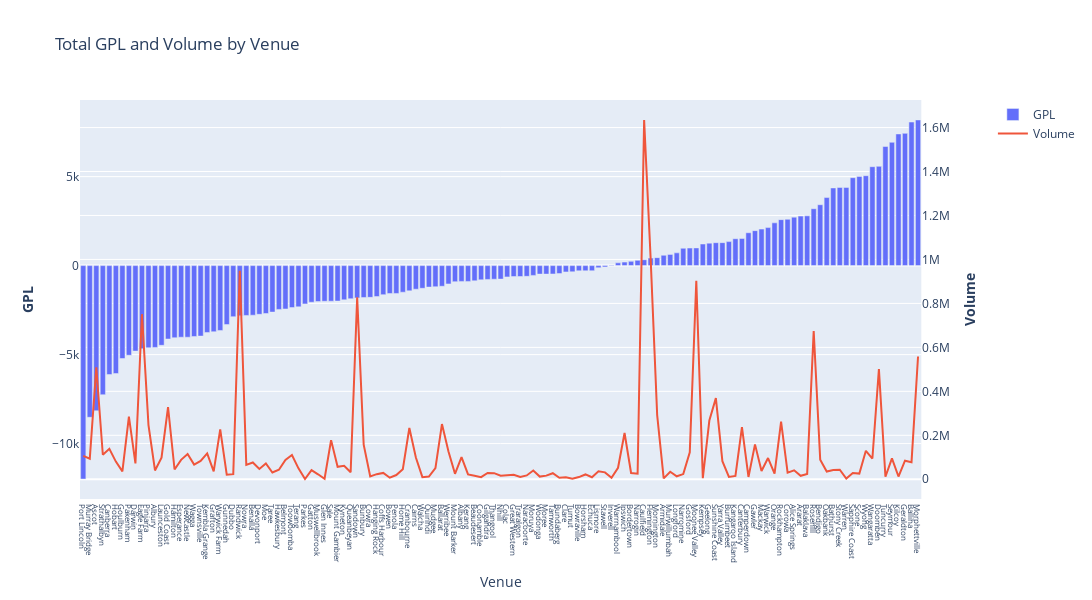

Notebook code for this chart:
### Code cell
from plotly.subplots import make_subplots

fig = make_subplots(specs=[[{"secondary_y": True}]])

# Add traces
fig.add_trace(
    go.Bar(x=venue_summary['venue'], y=venue_summary['gpl'], name="GPL"),
    secondary_y=False,
)
fig.add_trace(
    go.Scatter(x=venue_summary['venue'], y=venue_summary['vol'], name="Volume"),
    secondary_y=True,
)

# Add figure title
fig.update_layout(
    title_text="Total GPL and Volume by Venue"
)

# Set x-axis title
fig.update_xaxes(title_text="Venue")

# Set y-axes titles
fig.update_yaxes(title_text="<b>GPL</b>", secondary_y=False)
fig.update_yaxes(title_text="<b>Volume</b>", secondary_y=True)

tickvals = venue_summary['venue'].tolist()
ticktext = venue_summary['venue'].tolist()

fig.update_xaxes(tickvals=tickvals, ticktext=ticktext)
# Increase the graph size
fig.update_layout(width=1300, height=600)

# Reduce the x-axis label font size
fig.update_xaxes(tickfont=dict(size=8))

fig.show()

### Figure 1 — Plotly figure (JSON) as saved in the notebook; plotly's stock layout.template omitted (floating-point values rounded to 4 significant figures; data arrays with more than 128 entries replaced by an {"elided": "..."} marker saying what was removed)
{"data": [{"name": "GPL", "type": "bar", "x": {"elided": "129 str values"}, "xaxis": "x", "y": {"elided": "129 float values"}, "yaxis": "y"}, {"name": "Volume", "type": "scatter", "x": {"elided": "129 str values"}, "xaxis": "x", "y": {"elided": "129 float values"}, "yaxis": "y2"}], "layout": {"height": 600, "title": {"text": "Total GPL and Volume by Venue"}, "width": 1300, "xaxis": {"anchor": "y", "domain": [0, 0.94], "tickfont": {"size": 8}, "ticktext": {"elided": "129 str values"}, "tickvals": {"elided": "129 str values"}, "title": {"text": "Venue"}}, "yaxis": {"anchor": "x", "domain": [0, 1], "title": {"text": "<b>GPL</b>"}}, "yaxis2": {"anchor": "x", "overlaying": "y", "side": "right", "title": {"text": "<b>Volume</b>"}}}}
